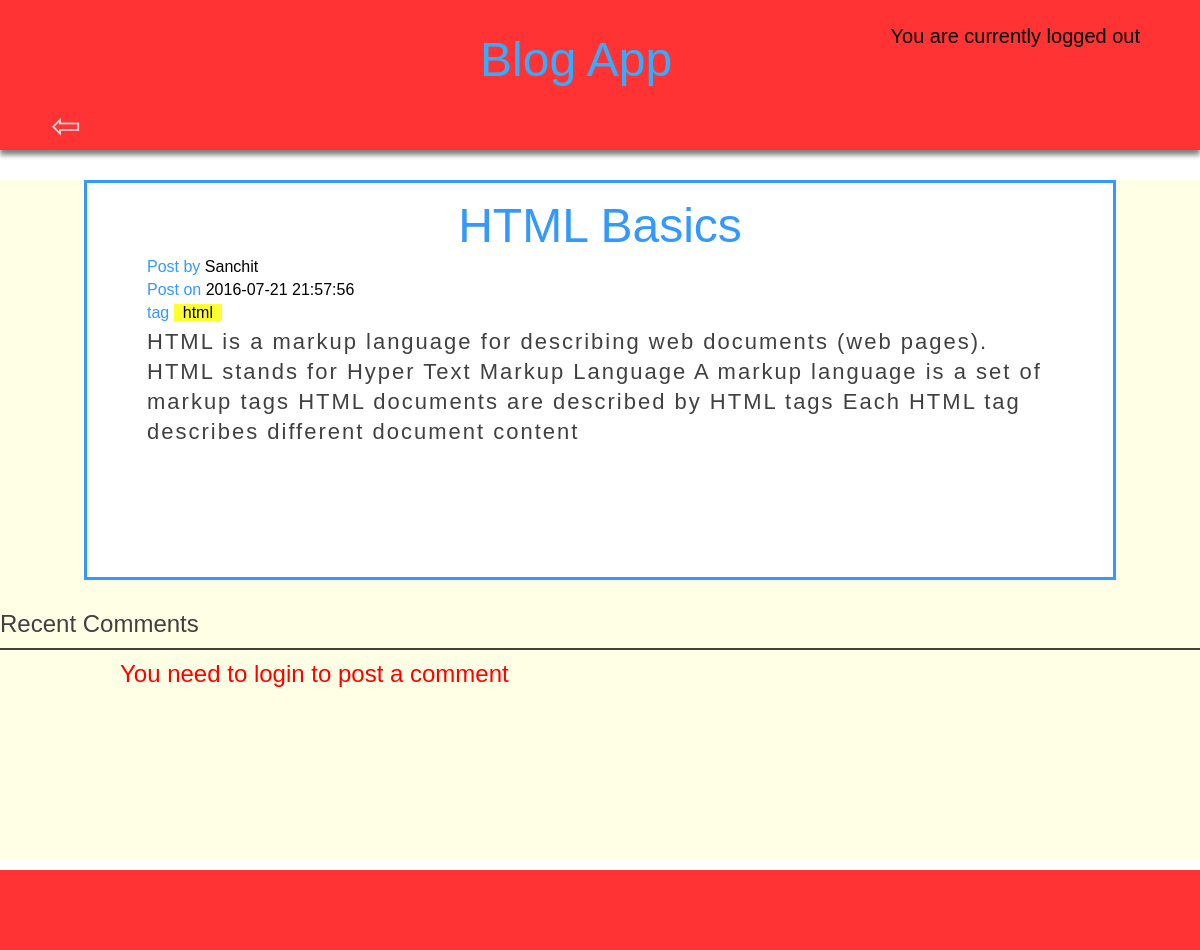
/view.php?post_id=3, run on the app's committed database.
### tables this page shows
CREATE TABLE `post_table` (
  `post_id` int(11) NOT NULL,
  `post_title` varchar(150) NOT NULL,
  `post_by` varchar(150) NOT NULL,
  `post_on` datetime NOT NULL DEFAULT CURRENT_TIMESTAMP,
  `post_tag` varchar(150) NOT NULL,
  `post_message` text NOT NULL
);

### view.php (the view, shortened to what this page needs)
<?php
$dbserver="localhost";
$dbusername="root";
$dbpassword="";
$dbname="blog_db";
$dbconn=mysqli_connect($dbserver,$dbusername,$dbpassword,$dbname);
function select(&$res,$field=NULL,$val=NULL)
{
	global $dbconn;
	$condition=(is_null($field))? "":"WHERE $field='$val'";
	$query="SELECT *
			FROM post_table
			".$condition."ORDER BY post_on DESC;";
	$res=mysqli_query($dbconn,$query);
}
select($res,'post_id',$_GET['post_id']);
$post=mysqli_fetch_array($res);
?>
<html>
<head>
</head>
<link href="css/view.css" rel="stylesheet" type="text/css" />
<body>
<div class="header">
	<div class="heading_box">
    	<div class="heading">Blog App</div>
        <div class="log_info">
        <?php
		if(!isset($_SESSION['login']))
		echo "You are currently logged out";
		else
		echo "You have successfully logged in as {$_SESSION['username']}";
        ?>
    	</div>
    </div>
    <div class="nav_bar">
    <ul>
    	<li><a href="index.php?topic=home">&#8678;</a></li>
    </ul>
    </div>
</div>
<div class="body">
    <div class="post_section">
        <div class="title">
        <?php echo $post['post_title'];?>
        </div>
        <div class="author">
        <div class="author_label">Post by</div>
        <?php echo $post['post_by'];?>
        </div>
        <div class="post_on">
        <div class="post_on_label">Post on</div>
        <?php echo $post['post_on'];?>
        </div>
        <div class="tag">
        <div class="tag_label">tag</div>
        <div class="tag_box">
        <?php echo $post['post_tag'];?>
        </div>
        </div>
        <div class="message">
        <?php echo $post['post_message'];?>
        </div>
    </div>
    <div class="comments_section">
    <div class="comm_heading">Recent Comments</div>
        <div class="add_comment">
        <?php
		if(isset($_SESSION['login']))
		{
			?>
			<form method="post">
				<textarea rows="5" cols="80" name="comment_message">
				Leave your mark here....
				</textarea>
				<input type="submit" name="add_comment" value="Add Comment" />
			</form>
			<?php
		}
		else
		{
        	?>
            <div class="err_msg">
            You need to login to post a comment
            </div>
            <?php
		}
		?>
        </div>
    </div>
</div>
<div class="footer">
</div>
</body>
</html>

### css/view.css (style rules this page uses)
* { margin:0px; padding:0px; -webkit-box-sizing:border-box; -moz-box-sizing:border-box; box-sizing:border-box; }
.header { font-family:Arial, Helvetica, sans-serif; height:150px; background:#ff3333; margin-bottom:5px; box-shadow:0px 5px 5px grey; }
.heading_box { height:70%; position:relative; }
.heading { position:absolute; color:#33adff; font-family:Arial, Helvetica, sans-serif; font-size:48px; top:30%; left:40%; }
.nav_bar { height:30%; }
.nav_bar ul { list-style:none; }
.nav_bar ul li { display:block; float:left; width:10%; margin-left:0.5%; margin-right:0.5%; }
.nav_bar ul li a { font-size:36px; color:#d9d9d9; text-align:center; text-decoration:none; display:block; height:100%; }
.log_info { position:absolute; font-size:20px; height:80px; bottom:0; right:5%; }
.body { background:#ffffe5; }
.post_section { background:#FFF; margin-top:30px; margin-bottom:30px; margin-left:7%; margin-right:7%; padding:15px 5% 15px 5%; min-height:400px; border:3px solid #3399ff; }
.title { text-align:center; font-size:48px; color:#3399ff; font-family:Arial, Helvetica, sans-serif; }
.author { font-family:Verdana, Geneva, sans-serif; margin:5px 0 5px 0; }
.author_label { display:inline; color:#3399ff; }
.post_on { margin:5px 0 5px 0; font-family:Verdana, Geneva, sans-serif; }
.post_on_label { display:inline; color:#3399ff; }
.tag { margin:5px 0 5px 0; font-family:Verdana, Geneva, sans-serif; }
.tag_label { display:inline; color:#3399ff; }
.tag_box { padding:0 1% 0 1%; display:inline; background:#feff33; }
.message { word-wrap:break-word; color:#404040; letter-spacing:2px; font-size:22px; font-family:Tahoma, Geneva, sans-serif; line-height:30px; }
.comm_heading { height:40px; font-size:24px; font-family:Verdana, Geneva, sans-serif; color:#404040; border-bottom:2px solid #404040; margin-top:10px; margin-bottom:10px; }
.add_comment { min-height:200px; margin-top:10px; margin-bottom:10px; }
.err_msg { margin-left:10%; margin-top:10px; color:red; font-family:Tahoma, Geneva, sans-serif; font-size:24px; height:50px; }
.footer { margin-top:2px; background:#ff3333; height:80px; height:80px; }

### data on the page
post_table: post_title "HTML Basics", post_by "Sanchit", post_on "2016-07-21 21:57:56", post_tag "html", post_message "HTML is a markup language for describing web documents (web pages). HTML stands for Hyper Text Markup Language A markup language is a set of markup tags HTML documents are described by HTML tags Each HTML tag describes different document content"
